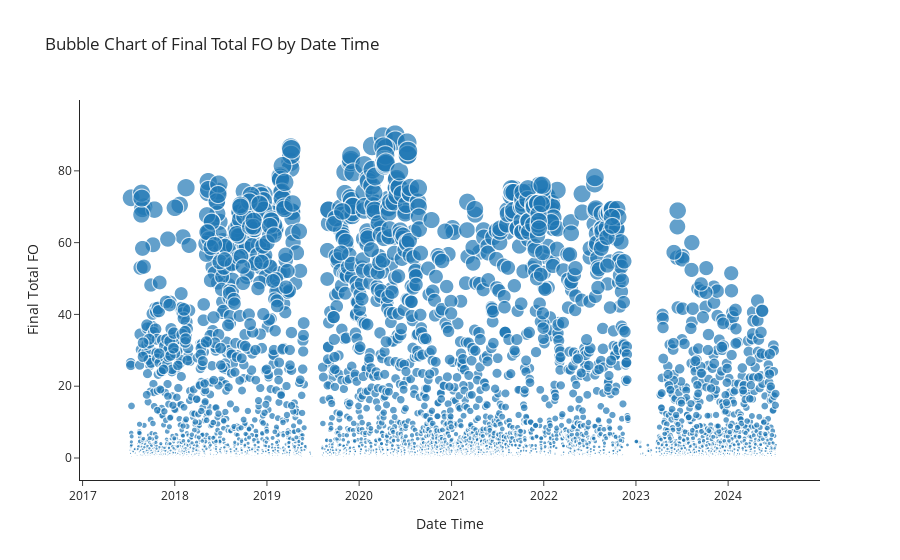

The notebook cell this image was saved under:
### Markdown cell above
### Using Plotly

### Code cell
import plotly.express as px

df['report_date_time'] = pd.to_datetime(df['report_date_time'])

chat = px.scatter(df, x='report_date_time', y='Final_Total_FO', size='total_fo',  # Size of bubbles determined by 'total_fo'
    title=' Bubble Chart of Final Total FO by Date Time',
    labels={'report_date_time': 'Date Time','Final_Total_FO': 'Final Total FO'},
    template='simple_white' ) # Use a simple white background template

fig.show()

### Figure 1 — Plotly figure (JSON) as saved in the notebook; plotly's stock layout.template omitted (floating-point values rounded to 4 significant figures; data arrays with more than 128 entries replaced by an {"elided": "..."} marker saying what was removed)
{"data": [{"hovertemplate": "Date Time=%{x}<br>Final Total FO=%{y}<br>total_fo=%{marker.size}<extra></extra>", "legendgroup": "", "marker": {"color": "#1F77B4", "size": {"elided": "6257 float values"}, "sizemode": "area", "sizeref": 0.2251, "symbol": "circle"}, "mode": "markers", "name": "", "showlegend": false, "type": "scattergl", "x": {"elided": "6257 str values"}, "xaxis": "x", "y": {"elided": "6257 float values"}, "yaxis": "y"}], "layout": {"autosize": true, "legend": {"itemsizing": "constant", "tracegroupgap": 0}, "title": {"text": " Bubble Chart of Final Total FO by Date Time"}, "xaxis": {"anchor": "y", "autorange": true, "domain": [0, 1], "range": ["2017-01-03 18:36:33.684", "2024-12-21 07:24:16.1617"], "title": {"text": "Date Time"}, "type": "date"}, "yaxis": {"anchor": "x", "autorange": true, "domain": [0, 1], "range": [-7.546, 105.6], "title": {"text": "Final Total FO"}, "type": "linear"}}}
